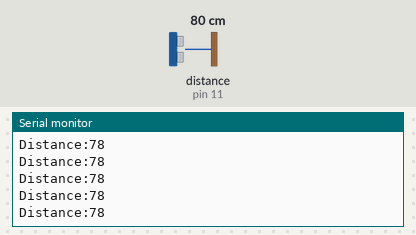
Recording of a sketch running on a simulated Arduino Uno, built with avr-gcc and run on an emulated ATmega328P. Shown: the last lines printed to the serial monitor. Wiring (inferred from the names in the program): ultrasonic range finder: trigger pin 12; echo pin 11. Inputs (shaded band) come from the test bench; at power-on: distance to the obstacle (sensor on pin 11) 80 cm. The echo pulse lasts 58.3 µs per cm.

Above: at 1.2 s.
1.3 s: distance to the obstacle (sensor on pin 11) set to 9 cm
At 1.34 s:
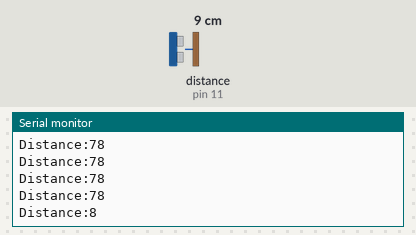
4.3 s: distance to the obstacle (sensor on pin 11) set to 2 cm
At 4.31 s:
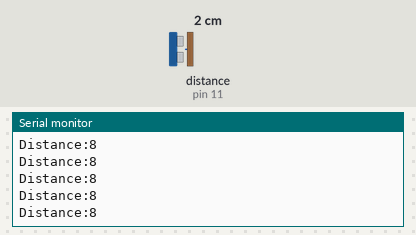
7.3 s: distance to the obstacle (sensor on pin 11) set to 4 cm
At 7.31 s:
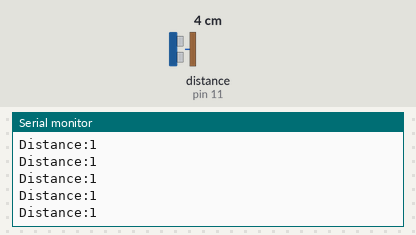
Timing chart, 0 to 10.3 s (numbered marks = the images above; inputs shaded):
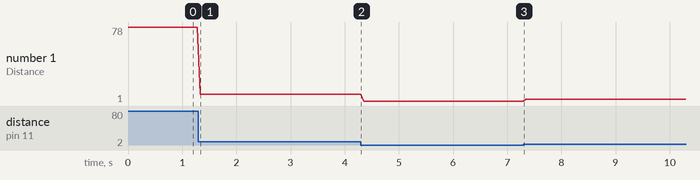

The sketch:

Ultrasonic_Sensor_distance_DISPLAY.ino
```cpp
#define echoPin 11
#define trigPin 12
long duration, Distance;
void setup()
{
  Serial.begin (9600);
  pinMode (trigPin, OUTPUT);
  pinMode (echoPin, INPUT);
}
 void loop()
 {

  digitalWrite (trigPin, LOW);
  delayMicroseconds(2);
  digitalWrite (trigPin, HIGH);
  delayMicroseconds(10);

  digitalWrite (trigPin, LOW);
  duration = pulseIn (echoPin, HIGH);
  Distance = duration*0.034/2;

  Serial.print ("Distance:");
  Serial.println(Distance);
  delay(50);
 }
```

Measured:
- after the input at 1.3 s, the serial monitor: prints a new line at once (image 1)
- plotted number 1: 78 → 8 after the input at 1.3 s, 8 → 1 after the input at 4.3 s, 1 → 3 after the input at 7.3 s
